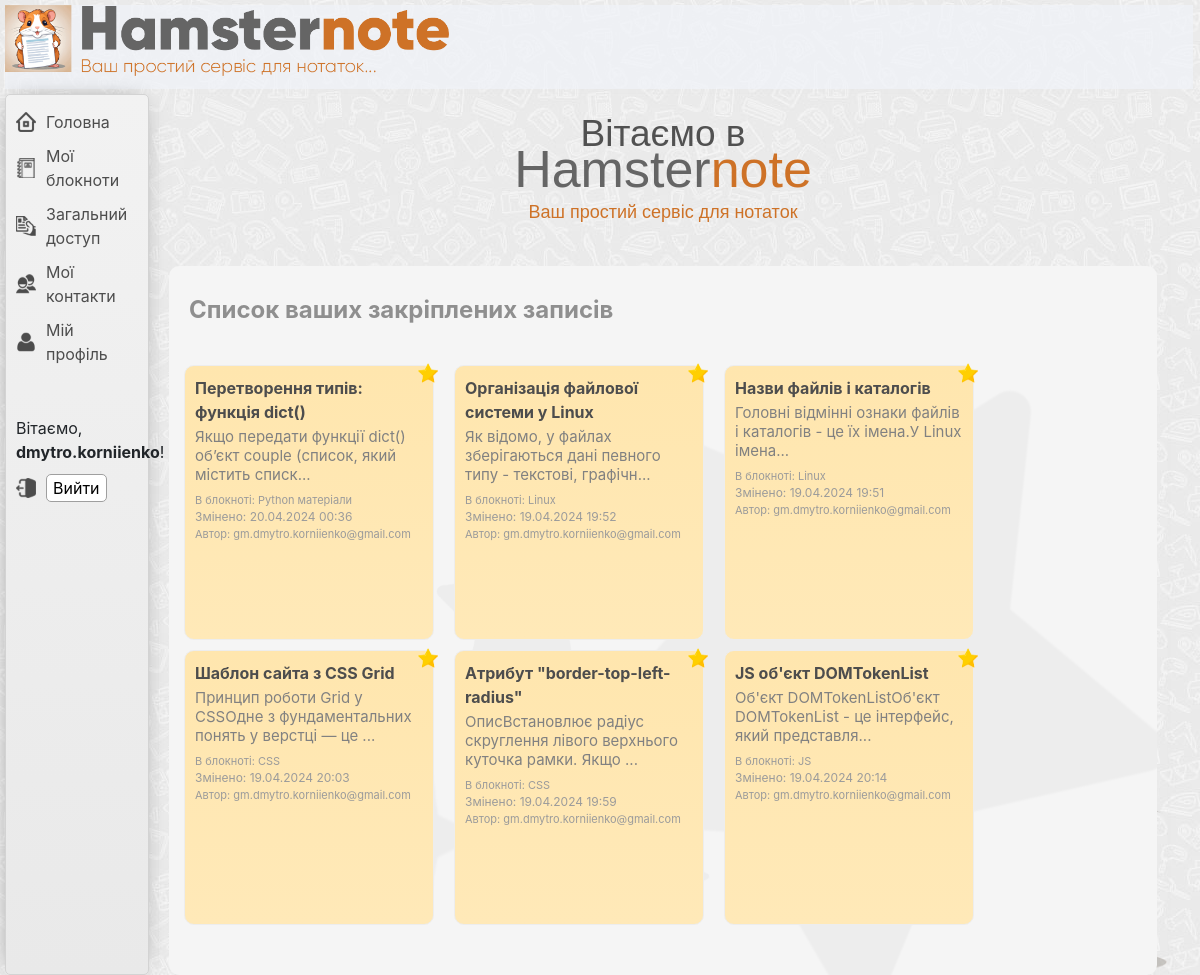
/homepage/ (signed in), run on an earlier commit of the app's database.
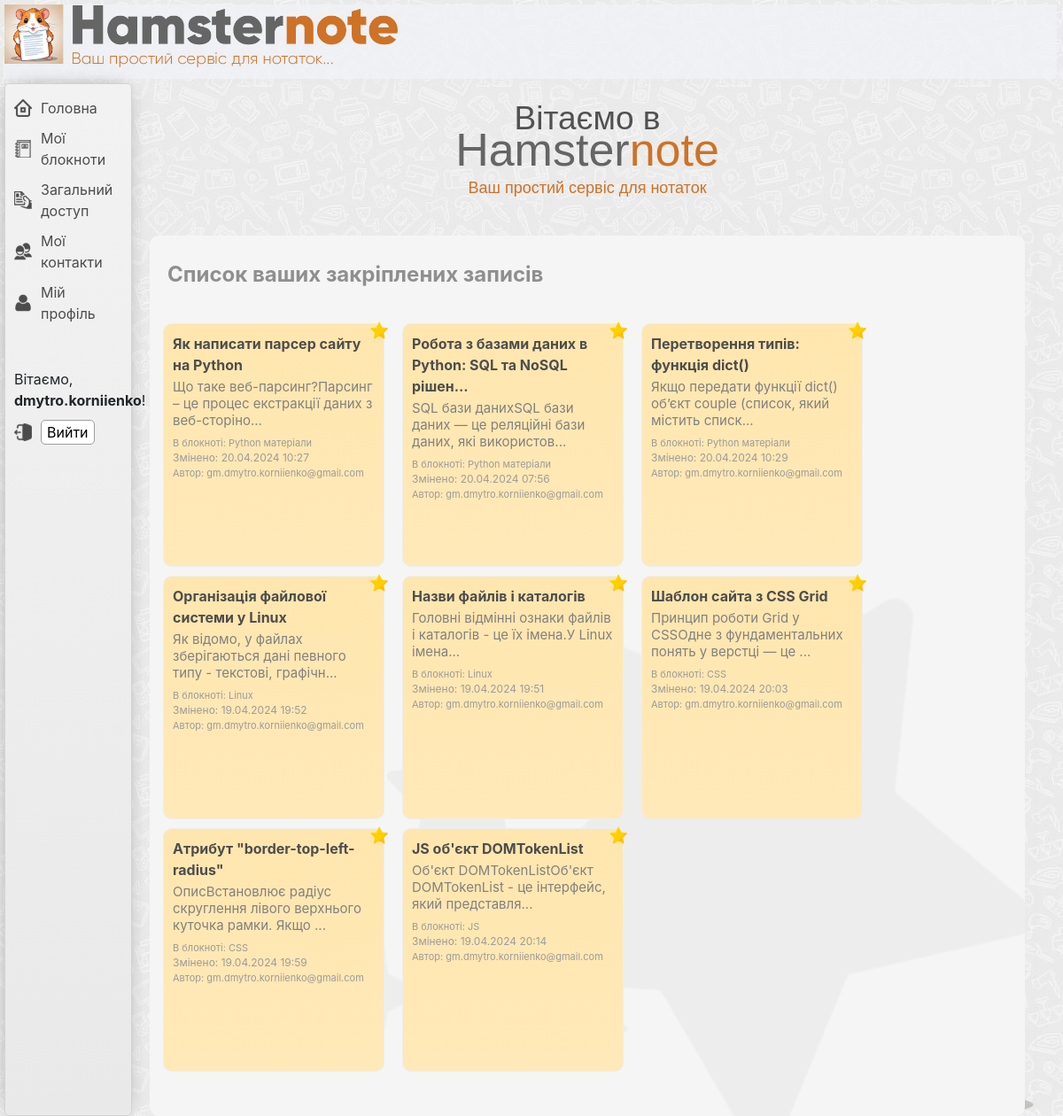
And on a later commit of the database.
### note/models.py (models this page shows, shortened)
class TimestampMixin(models.Model):
    created_at = models.DateTimeField(auto_now_add=True)
    updated_at = models.DateTimeField(auto_now=True)
    class Meta:
        abstract = True

class Note(TimestampMixin):
    title = models.CharField(max_length=100)
    content = CKEditor5Field('Content', config_name='extends')
    notebook = models.ForeignKey(
        Notebook, on_delete=models.CASCADE, related_name='notes')
    author = models.ForeignKey(
        CustomUser, on_delete=models.CASCADE, related_name='created_notes')
    permission = models.CharField(
        max_length=4, choices=NotePermission.choices, default=NotePermission.EDITABLE)
    favorite = models.BooleanField(default=False)

### notebook/models.py (models this page shows, shortened)
class TimestampMixin(models.Model):
    created_at = models.DateTimeField(auto_now_add=True)
    updated_at = models.DateTimeField(auto_now=True)
    class Meta:
        abstract = True

class Notebook(TimestampMixin):
    title = models.CharField(max_length=100)
    owner = models.ForeignKey(
        CustomUser, on_delete=models.CASCADE, related_name='notebooks')
    created_by = models.ForeignKey(
        CustomUser, on_delete=models.CASCADE, related_name='created_notebooks')

### users/models.py (models this page shows, shortened)
class CustomUser(AbstractUser):
    email = models.EmailField(unique=True)

### main/views.py (the view)
# urls.py: path('homepage/', views.homepage, name='homepage'),
@login_required
def homepage(request):
    current_user = request.user
    user_notebooks = Notebook.objects.filter(created_by=current_user)
    user_notes = Note.objects.filter(notebook__in=user_notebooks)
    context = {
        'user_notebooks': user_notebooks,
        'user_notes': user_notes,
    }
    return render(request, 'main/home_page.html', context)

### main/templates/main/home_page.html (shortened to what this page needs)
{% extends "main/base_template.html" %}
{% load static %}
{% block contentbar %}
<div class="hmp-wrapper-contentbar  new-width-homepage  background-hmp-containner">
    <div class="hmp-firsr-screen-containner">
        <div class="title">
            <span class="title-01">Вітаємо в</span>
            <span class="title-02-01">Hamster<span class="title-02-02">note</span></span>
            <span class="title-03">Ваш простий сервіс для нотаток</span>
        </div>
    </div>
    <div class="hmp-favorite-note-containner  clearfix  background-hmp-favorite ">
        <div class="title-shared-info-page  mr-lfr-10">
            <h3>Список ваших закріплених записів</h3>
        </div>
        {% for note in user_notes %}
            <ul class="listbar-ul">
                {% if note.favorite == True %}
                    <li class="hmp-detail-listbar-li">
                        <a href="#" onclick="loadPage(event, '{% url 'note_delete_from_favorite' note_id=note.id %}')" class="view-true">
                            <img class="favorite-img-star" src="/static/main/img/favorite.png" alt="#" title="Видалити з закріплених">
                        </a>
                        {% if note.title|length > 50 %}
                            <a class="detail-listbar-a" href="{% url 'note_detail' note.pk %}">
                                {{ note.title|striptags|slice:":50" }}...
                            </a>
                        {% else %}
                            <a class="detail-listbar-a" href="{% url 'note_detail' note.pk %}">
                                {{ note.title }}
                            </a>
                        {% endif %}
                        <span class="note-short-description">{{ note.content|striptags|slice:":70" }}...</span>
                        <span class="detail-listbar-notebook">В блокноті: {{ note.notebook.title }}</span>
                        <span class="detail-listbar-update  detail-listbar-mrg-top-0">Змінено: {{ note.updated_at|date:"d.m.Y H:i" }}</span>
                        <span class="detail-listbar-author">Автор: {{ note.author.email }}</span>
                    </li>
                {% endif %}
            </ul>
        {% endfor %}
    </div>
</div>
{% endblock %}

What changed in the data, as far as the page shows it:
now on this page (row edited): Note: favorite True (drawn), title "Як написати парсер сайту на Python", content "Що таке веб-парсинг?Парсинг – це процес екстракції даних з веб-сторіно", notebook "Python матеріали", updated_at "20.04.2024 10:27", author.email "gm.dmytro.korniienko@gmail.com"
now on this page (row edited): Note: favorite True (drawn), title "Робота з базами даних в Python: SQL та NoSQL рішен", content "SQL бази данихSQL бази даних — це реляційні бази даних, які використов", notebook "Python матеріали", updated_at "20.04.2024 07:56", author.email "gm.dmytro.korniienko@gmail.com"
changed Note "Перетворення типів: функція dict()": updated_at "20.04.2024 00:36" → "20.04.2024 10:29"
